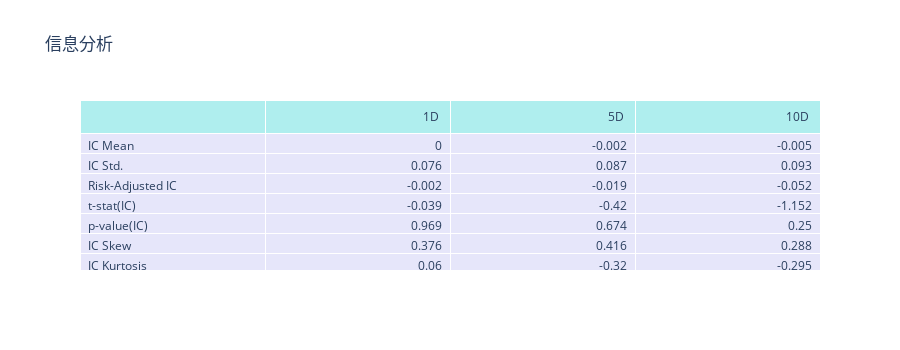
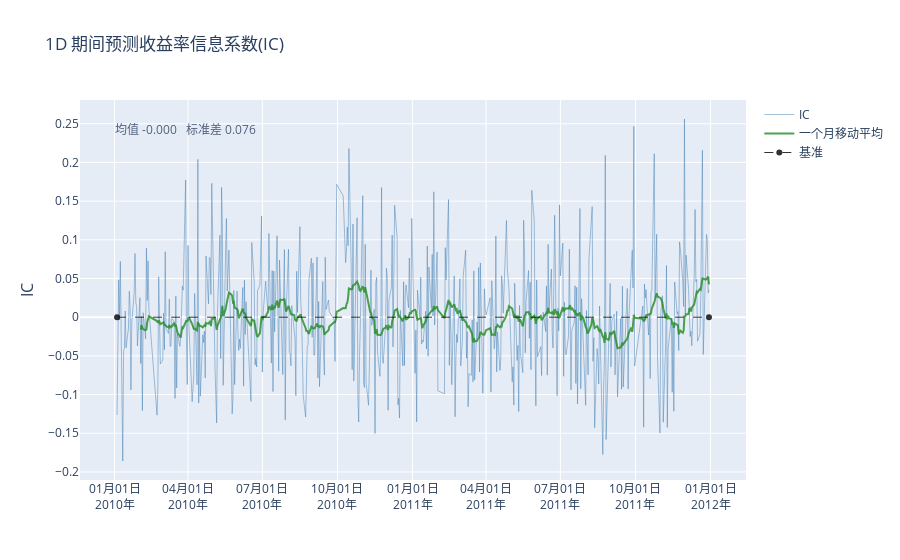
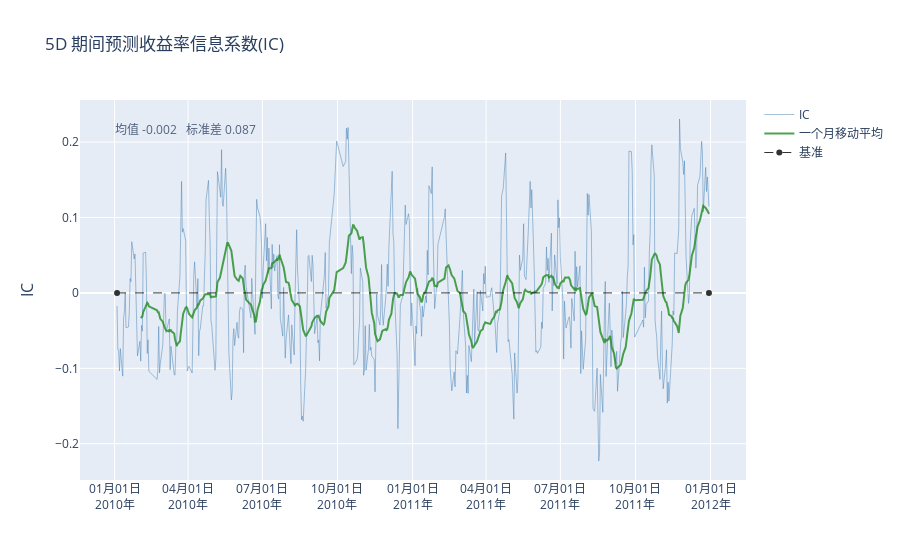
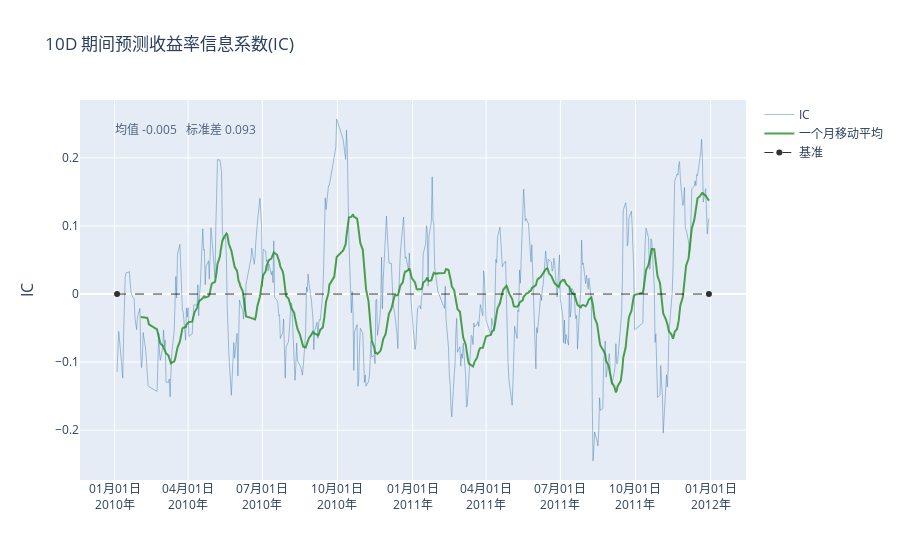

Here is the notebook cell these charts were saved with, in order:
### Markdown cell above
Below is the first chart produced by create_information_tear_sheet(). Notice how the IC Mean figures are all positive. That is a good sign! 

实际上，由于选取的指标并非一致，A股同期表现并未表现类似特性。即使用类似指标作为因子，其IC平均值低于0，表明预测性差，<span class="girk">并非一个好的信号</span>。

### Code cell
create_information_tear_sheet(merged_data)

### Figure 1 — Plotly figure (JSON) as saved in the notebook; plotly's stock layout.template omitted (floating-point values rounded to 4 significant figures)
{"data": [{"cells": {"align": ["left", "right"], "fill": {"color": "lavender"}, "values": [["IC Mean", "IC Std.", "Risk-Adjusted IC", "t-stat(IC)", "p-value(IC)", "IC Skew", "IC Kurtosis"], [0, 0.076, -0.002, -0.039, 0.969, 0.376, 0.06], [-0.002, 0.087, -0.019, -0.42, 0.674, 0.416, -0.32], [-0.005, 0.093, -0.052, -1.152, 0.25, 0.288, -0.295]]}, "header": {"align": ["left", "right"], "fill": {"color": "paleturquoise"}, "values": ["", "1D <br>", "5D <br>", "10D <br>"]}, "type": "table"}], "layout": {"height": 350, "title": {"text": "信息分析"}}}

### Figure 2 — Plotly figure (JSON) as saved in the notebook; plotly's stock layout.template omitted (floating-point values rounded to 4 significant figures; data arrays with more than 128 entries replaced by an {"elided": "..."} marker saying what was removed)
{"data": [{"line": {"color": "steelblue", "width": 0.7}, "name": "IC", "opacity": 0.7, "type": "scatter", "x": {"elided": "486 str values"}, "y": {"elided": "486 float values"}}, {"line": {"color": "forestgreen", "width": 2}, "name": "一个月移动平均", "opacity": 0.8, "type": "scatter", "x": {"elided": "465 str values"}, "y": {"elided": "465 float values"}}, {"line": {"color": "black", "dash": "dash", "width": 1}, "name": "基准", "opacity": 0.8, "type": "scatter", "x": ["2010-01-04T00:00:00+00:00", "2011-12-30T00:00:00+00:00"], "y": [0, 0]}], "layout": {"annotations": [{"font": {"size": 16}, "showarrow": false, "text": "IC", "textangle": -90, "x": 0, "xanchor": "right", "xref": "paper", "xshift": -40, "y": 0.5, "yanchor": "middle", "yref": "paper"}, {"align": "center", "opacity": 0.8, "showarrow": false, "text": "均值 -0.000 \n 标准差 0.076", "x": 0.05, "xref": "paper", "y": 0.95, "yref": "paper"}], "title": {"text": "1D 期间预测收益率信息系数(IC)"}, "xaxis": {"anchor": "y", "domain": [0, 1], "tickformat": "%m月%d日<br>%Y年"}, "yaxis": {"anchor": "x", "domain": [0, 1], "range": [null, null]}}}

### Figure 3 — Plotly figure (JSON) as saved in the notebook; plotly's stock layout.template omitted (floating-point values rounded to 4 significant figures; data arrays with more than 128 entries replaced by an {"elided": "..."} marker saying what was removed)
{"data": [{"line": {"color": "steelblue", "width": 0.7}, "name": "IC", "opacity": 0.7, "type": "scatter", "x": {"elided": "486 str values"}, "y": {"elided": "486 float values"}}, {"line": {"color": "forestgreen", "width": 2}, "name": "一个月移动平均", "opacity": 0.8, "type": "scatter", "x": {"elided": "465 str values"}, "y": {"elided": "465 float values"}}, {"line": {"color": "black", "dash": "dash", "width": 1}, "name": "基准", "opacity": 0.8, "type": "scatter", "x": ["2010-01-04T00:00:00+00:00", "2011-12-30T00:00:00+00:00"], "y": [0, 0]}], "layout": {"annotations": [{"font": {"size": 16}, "showarrow": false, "text": "IC", "textangle": -90, "x": 0, "xanchor": "right", "xref": "paper", "xshift": -40, "y": 0.5, "yanchor": "middle", "yref": "paper"}, {"align": "center", "opacity": 0.8, "showarrow": false, "text": "均值 -0.002 \n 标准差 0.087", "x": 0.05, "xref": "paper", "y": 0.95, "yref": "paper"}], "title": {"text": "5D 期间预测收益率信息系数(IC)"}, "xaxis": {"anchor": "y", "domain": [0, 1], "tickformat": "%m月%d日<br>%Y年"}, "yaxis": {"anchor": "x", "domain": [0, 1], "range": [null, null]}}}

### Figure 4 — Plotly figure (JSON) as saved in the notebook; plotly's stock layout.template omitted (floating-point values rounded to 4 significant figures; data arrays with more than 128 entries replaced by an {"elided": "..."} marker saying what was removed)
{"data": [{"line": {"color": "steelblue", "width": 0.7}, "name": "IC", "opacity": 0.7, "type": "scatter", "x": {"elided": "486 str values"}, "y": {"elided": "486 float values"}}, {"line": {"color": "forestgreen", "width": 2}, "name": "一个月移动平均", "opacity": 0.8, "type": "scatter", "x": {"elided": "465 str values"}, "y": {"elided": "465 float values"}}, {"line": {"color": "black", "dash": "dash", "width": 1}, "name": "基准", "opacity": 0.8, "type": "scatter", "x": ["2010-01-04T00:00:00+00:00", "2011-12-30T00:00:00+00:00"], "y": [0, 0]}], "layout": {"annotations": [{"font": {"size": 16}, "showarrow": false, "text": "IC", "textangle": -90, "x": 0, "xanchor": "right", "xref": "paper", "xshift": -40, "y": 0.5, "yanchor": "middle", "yref": "paper"}, {"align": "center", "opacity": 0.8, "showarrow": false, "text": "均值 -0.005 \n 标准差 0.093", "x": 0.05, "xref": "paper", "y": 0.95, "yref": "paper"}], "title": {"text": "10D 期间预测收益率信息系数(IC)"}, "xaxis": {"anchor": "y", "domain": [0, 1], "tickformat": "%m月%d日<br>%Y年"}, "yaxis": {"anchor": "x", "domain": [0, 1], "range": [null, null]}}}
